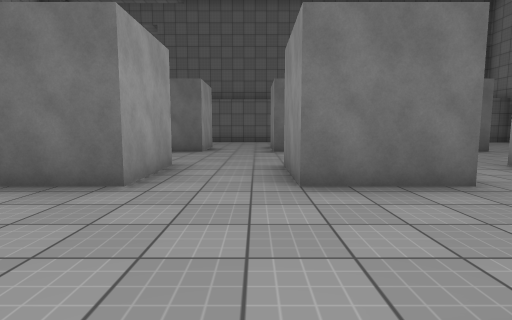
[1] (above)

22 first-person views from a walk through a Unity game level. The camera is 1.2 m above the floor, tilts 6° down and sees 80° across. The floor is counted in squares, 1.8 m on a side. Each view is taken from the middle of a square. On the plan, view 1 faces up. The plan holds only what a view shows up to about 10 squares ahead; the rest is blank. The place goes on beyond the plan. The player character is not drawn. Surface patterns are stand-ins for the level's own textures.

[2]
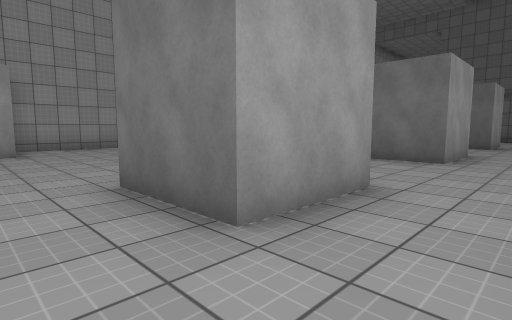

[3]
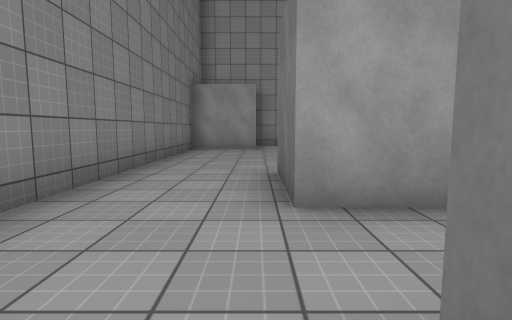

[4]
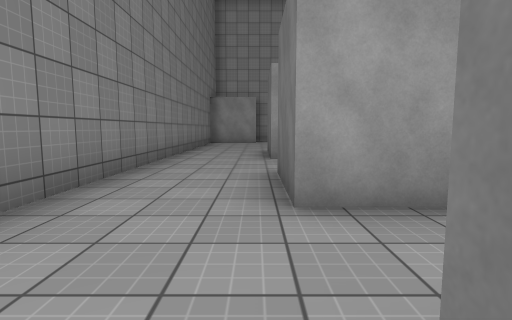

[5]
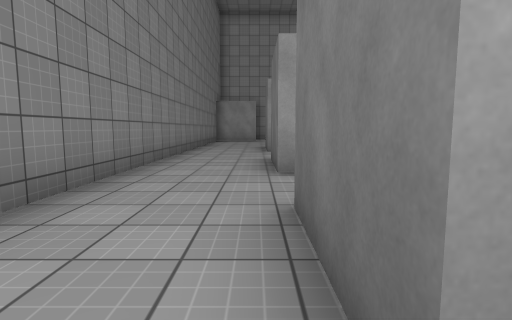

[6]
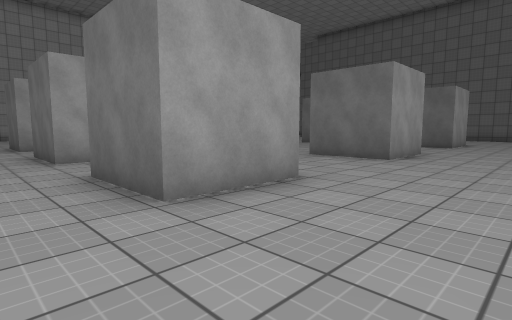

[7]
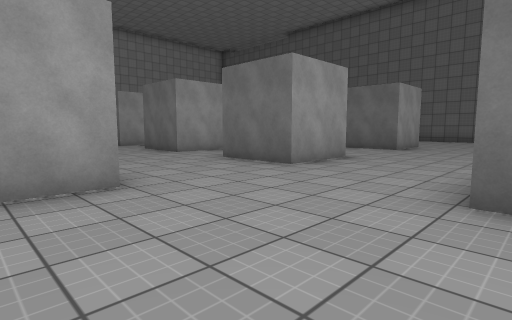

[8]
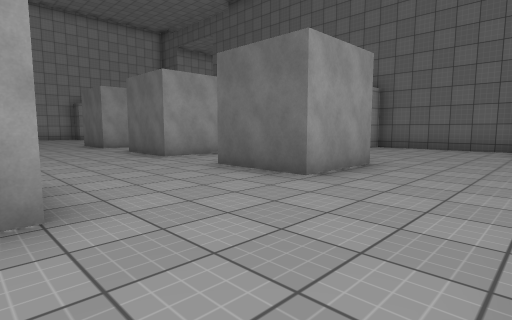

[9]
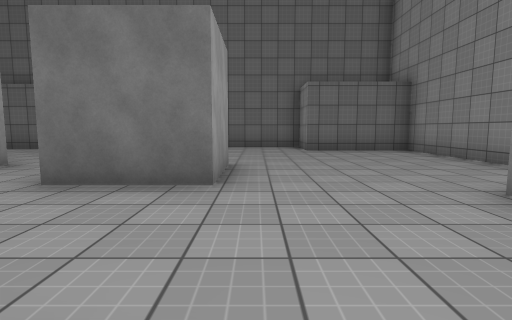

[10]
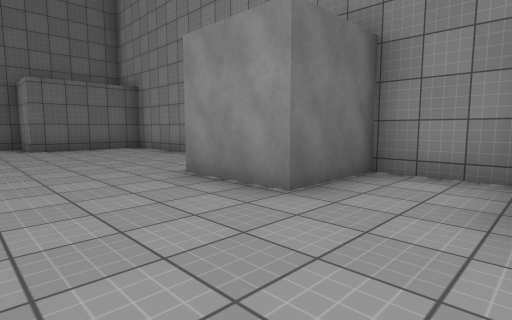

[11]
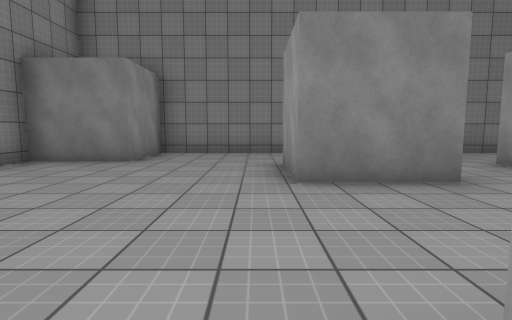

[12]
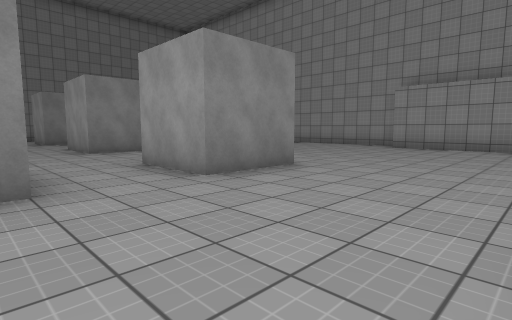

[13]
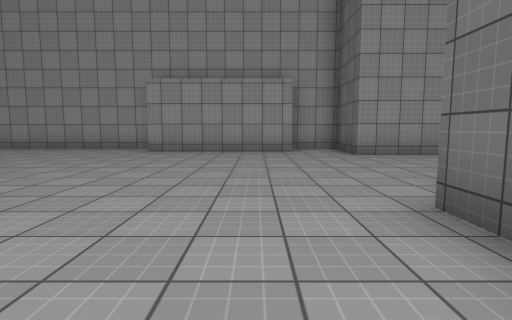

[14]
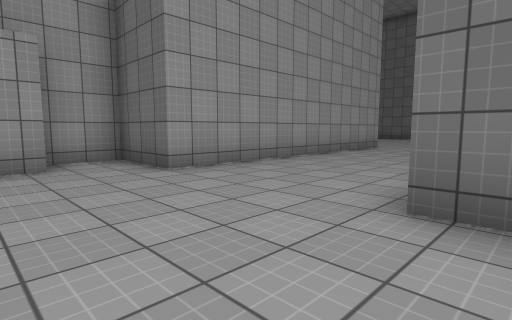

[15]
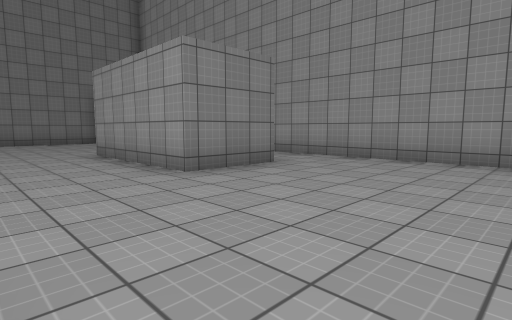

[16]
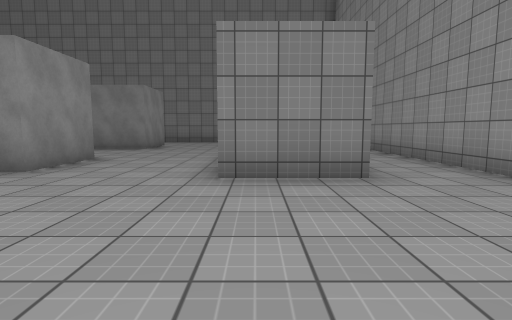

[17]
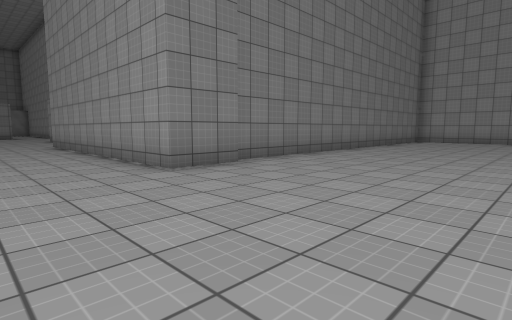

[18]
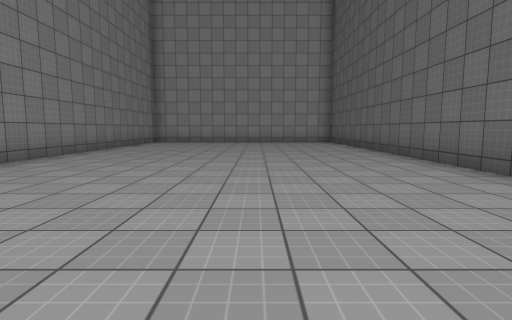

[19]
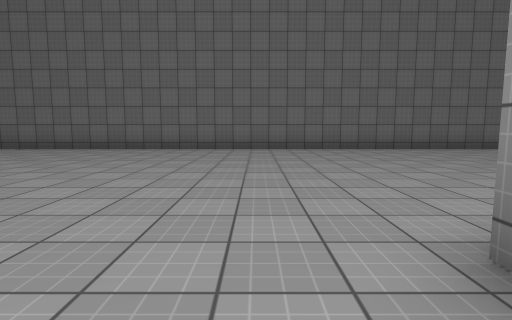

[20]
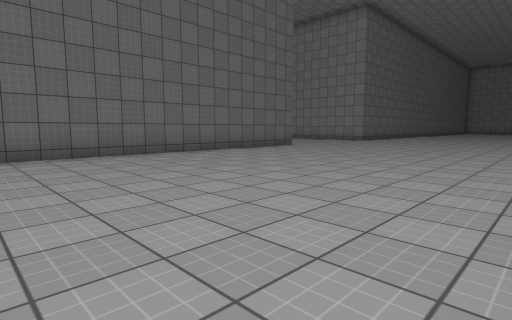

[21]
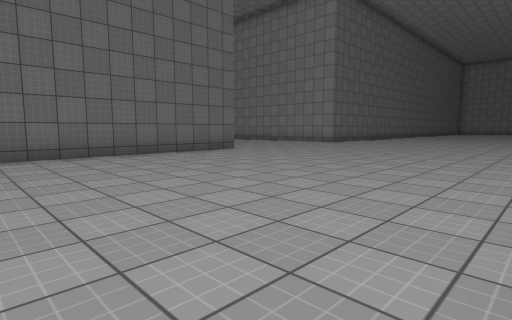

[22]
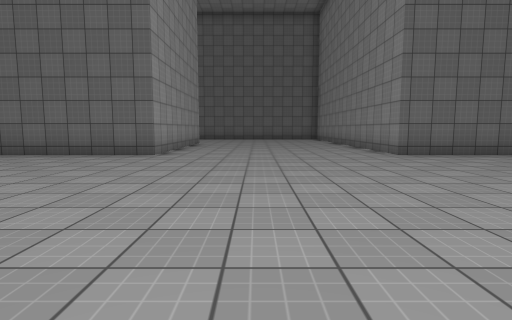

### Floor plan
Points are (right, up) in squares from view 1. A wall is a line through its corners. A room is listed if a view was taken in it or the views show most of it. See-through windows are left out.
Room 1 (views 1, 2, 3)
walls: (-1.5, 0.4) (-1.5, -1.7) (-3.5, -1.7); (-3.6, -4) (2.6, -4); (2.5, -1.7) (0.5, -1.7)
ways out: opening at (1.5, -2.5) to room 2; opening at (-2.5, -2.5) to room 3; opening at (-0.5, -0.5) to room 3
Room 2 (view 4)
walls: (2.5, -0.4) (2.5, -1.7); (2.6, -4) (4.8, -4); (6.5, -1.7) (4.5, -1.7)
ways out: opening at (1.5, -2.5) to room 1; opening at (3.5, -0.5) to room 3; opening at (5.5, -2.5) to room 3
Room 3 (views 5, 6, 7, 8, 9, 10, 11, 12, 13, 14, 15, 16, 17, 18, 19, 20, 21, 22)
walls: (0.2, 14.5) (-0.9, 14.5); (-2.6, 14.5) (-3.5, 14.5); (-4.1, 15.5) (-4.9, 15.5); (-3.6, 10.5) (-1.5, 10.5) (-1.5, 8.5) (-2.4, 8.5); (2.5, 10.5) (2.5, 8.5) (0.5, 8.5); (0.5, 8.8) (0.5, 9.6); (6.5, 10.6) (6.5, 8.5) (4.5, 8.5); (-9.5, 14.1) (-9.5, 10); (2.5, 5.1) (2.5, 3.4) (0.5, 3.4) (0.5, 5.5); (-10.5, 9.8) (-10.5, -1.9); (-3.5, 3.4) (-3.5, 5.4) (-1.5, 5.4) (-1.5, 3.4) (-3, 3.4); (-8.6, 6) (-6.5, 6) (-6.5, 2); (6.5, 5.5) (6.5, 3.4) (4.5, 3.4); (11.5, 10.4) (11.5, 14) (8.5, 14) (8.5, 15.5) (5.3, 15.5); (-10, 23.5) (-8.5, 23.5) (-8.5, 15.5) (-10.5, 15.5) (-10.5, 14.1); (-3.5, -0.1) (-3.5, 0.3) (-1.8, 0.3); (4.4, 0.3) (6.5, 0.3) (6.5, -1.7); (11.5, 4.2) (11.5, 6) (9.5, 6) (9.5, 8); (-8.5, -1.9) (-8.5, -4) (-3.6, -4); (-17.1, 23.2) (-10.2, 23.2); (6.2, -4) (9.5, -4) (9.5, -2) (11.5, -2) (11.5, -1.2); (6.5, 34.1) (6.5, 31.5) (-17.1, 31.5); (13.5, 31.5) (12.5, 31.5) (12.5, 34.1)
ways out: opening at (-2.5, -2.5) to room 1; opening at (-0.5, -0.5) to room 1; opening at (3.5, -0.5) to room 2; opening at (5.5, -2.5) to room 2

Where each view was taken, in squares from view 1:
view 1: 0 up, 0 right, facing up
view 2: 3 down, 0 right, facing up-left
view 3: 2 down, 1 right, facing left
view 4: 2 down, 5 right, facing left
view 5: 2 down, 7 right, facing left
view 6: 3 down, 9 right, facing up-left
view 7: 1 down, 10 right, facing up-left
view 8: 5 up, 9 right, facing up-left
view 9: 5 up, 7 right, facing up
view 10: 4 up, 7 right, facing up-right
view 11: 4 up, 7 right, facing down
view 12: 14 up, 1 right, facing down-left
view 13: 13 up, 1 left, facing left
view 14: 13 up, 4 left, facing up-left
view 15: 10 up, 4 left, facing down-left
view 16: 10 up, 7 left, facing down
view 17: 28 up, 6 left, facing down-left
view 18: 28 up, 7 left, facing left
view 19: 22 up, 6 left, facing up
view 20: 24 up, 3 left, facing up-right
view 21: 24 up, 0 right, facing up-right
view 22: 24 up, 9 right, facing up
